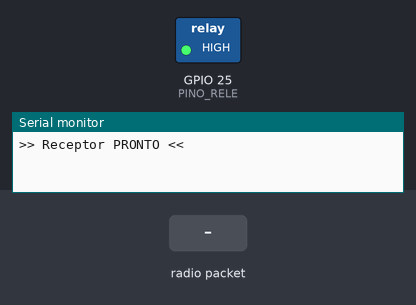
Bench run of a sketch on a simulated ESP32. Shown: switched loads named in the sketch (green lamp = pin HIGH), the last lines printed to the serial monitor. The test bench sets the inputs (shaded band). No radio packets arrive unless stated.

Above: at 1.2 s.
1.3 s: radio packet "LIGAR" arrives
At 2.5 s:
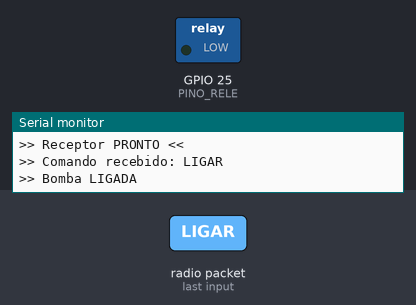
2.8 s: radio packet "DESLIGAR" arrives
At 3.8 s:
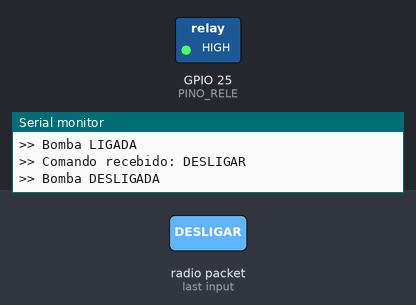
Timing chart, 0 to 5.8 s (numbered marks = the images above; inputs shaded):
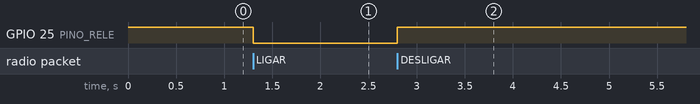

The sketch:

Receiver_Pump_Relay.ino
```cpp
#include <SPI.h>
#include <LoRa.h>

// --- Pinos LoRa ---
#define LORA_SCK   18
#define LORA_MISO  19
#define LORA_MOSI  23
#define LORA_SS    5
#define LORA_RST   14
#define LORA_DIO0  2

// --- Pino do relé ---
#define PINO_RELE  25   // ajuste se necessário

// --- Controle de estado da bomba ---
bool bombaLigada = false;

void setup() {
  Serial.begin(115200);
  while (!Serial);

  // Inicializa pino do relé
  pinMode(PINO_RELE, OUTPUT);
  digitalWrite(PINO_RELE, HIGH);  // desliga relé (ativo LOW)

  // Inicializa SPI e LoRa
  SPI.begin(LORA_SCK, LORA_MISO, LORA_MOSI, LORA_SS);
  LoRa.setPins(LORA_SS, LORA_RST, LORA_DIO0);

  if (!LoRa.begin(433E6)) {
    Serial.println("Erro ao iniciar LoRa.");
    while (true);
  }

  Serial.println(">> Receptor PRONTO <<");
}

void loop() {
  int packetSize = LoRa.parsePacket();

  if (packetSize) {
    String comando = "";
    while (LoRa.available()) {
      comando += (char)LoRa.read();
    }

    comando.trim();  // remove espaços e quebras de linha

    Serial.println(">> Comando recebido: " + comando);

    if (comando == "LIGAR" && !bombaLigada) {
      ligarBomba();
    } else if (comando == "DESLIGAR" && bombaLigada) {
      desligarBomba();
    }
  }
}

void ligarBomba() {
  digitalWrite(PINO_RELE, LOW);  // ativo em LOW
  bombaLigada = true;
  Serial.println(">> Bomba LIGADA");
}

void desligarBomba() {
  digitalWrite(PINO_RELE, HIGH);  // desativa relé
  bombaLigada = false;
  Serial.println(">> Bomba DESLIGADA");
}
```

Measured:
- after the input at 1.3 s, GPIO 25 (PINO_RELE): HIGH → LOW at once
- after the input at 2.8 s, GPIO 25 (PINO_RELE): LOW → HIGH at once
